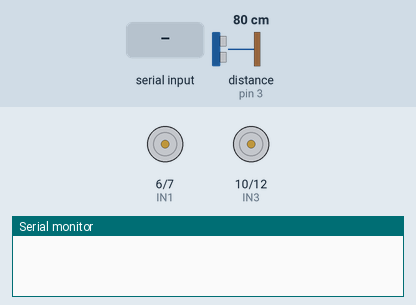
Simulated run of this sketch. Board: Arduino Uno, built with avr-gcc and run on an emulated ATmega328P. Parts: motor-driver pin pairs drawn as motors (green arrow = first pin HIGH = forward, orange = second pin HIGH = backward, longer = more drive, scaled by the enable pin), the last lines printed to the serial monitor. Wiring (inferred from the names in the program): ultrasonic range finder: trigger pin 2; echo pin 3. Inputs (shaded band) come from the test bench; at power-on: distance to the obstacle (sensor on pin 3) 80 cm. The echo pulse lasts 58.3 µs per cm.

Above: at 1.2 s.
1.3 s: "FORWARD\n" received over the second serial link
At 1.8 s:
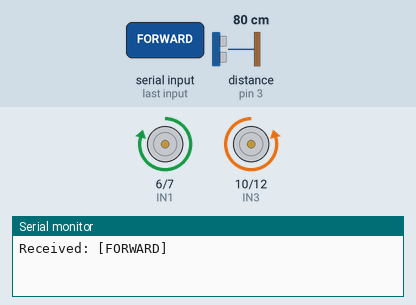
2.8 s: "LEFT\n" received over the second serial link
At 4.0 s:
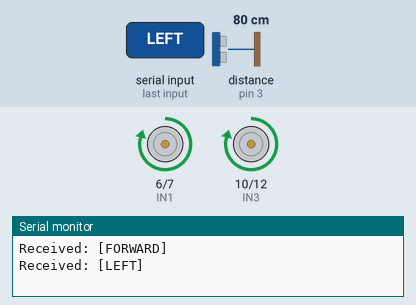
4.3 s: "BACKWARD\n" received over the second serial link
At 5.2 s:
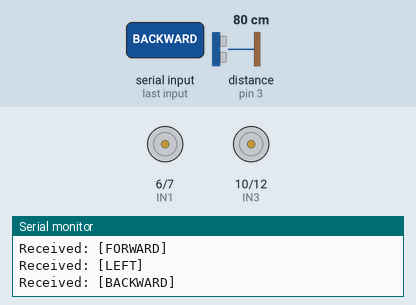
5.8 s: "right\n" received over the second serial link
At 6.4 s:
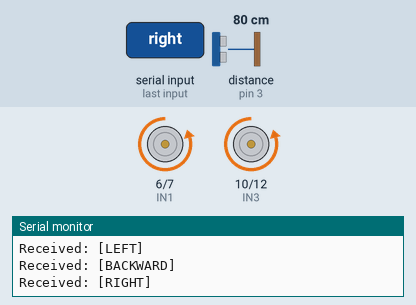
7.3 s: "BACKWARD\n" received over the second serial link
At 8.5 s:
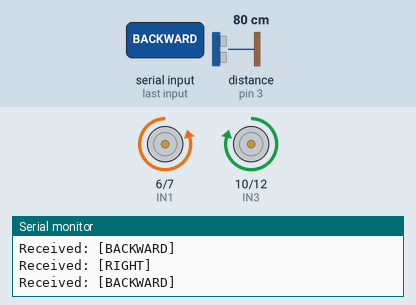
8.8 s: "RIGHT\n" received over the second serial link
At 9.9 s:
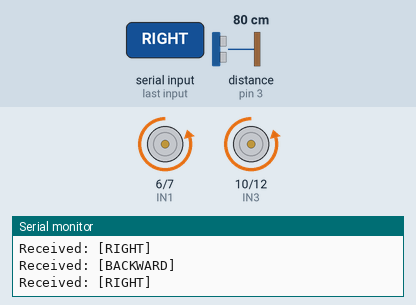
Timing chart, 0 to 11.3 s (numbered marks = the images above; inputs shaded):
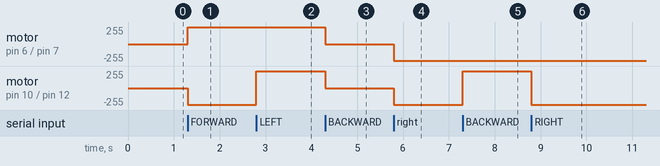

Measured:
- after the input at 1.3 s, motor on pin 6 (IN1) / pin 7 (IN2): stopped → forward 250/255 at once; motor on pin 10 (IN3) / pin 12 (IN4): stopped → backward 250/255 at once
- after the input at 2.8 s, motor on pin 10 (IN3) / pin 12 (IN4): backward 250/255 → forward 250/255 at once
- after the input at 4.3 s, motor on pin 6 (IN1) / pin 7 (IN2), motor on pin 10 (IN3) / pin 12 (IN4): forward 250/255 → stopped at once
- after the input at 5.8 s, motor on pin 6 (IN1) / pin 7 (IN2), motor on pin 10 (IN3) / pin 12 (IN4): stopped → backward 250/255 at once
- after the input at 7.3 s, motor on pin 10 (IN3) / pin 12 (IN4): backward 250/255 → forward 250/255 at once
- after the input at 8.8 s, motor on pin 10 (IN3) / pin 12 (IN4): forward 250/255 → backward 250/255 at once

The sketch:

motor_script1.ino
```cpp
#include <AltSoftSerial.h>
#include <EEPROM.h>

AltSoftSerial espSerial;  // Uses pins 8 (RX) and 9 (TX) on Uno/Nano

// MOTOR PINS
const int ENA = 5;
const int IN1 = 6;
const int IN2 = 7;

const int IN3 = 10;
const int IN4 = 12;
const int ENB = 11;

//HC-SR04 PINS
#define TRIG_PIN 2
#define ECHO_PIN 3

int speed = 0;
String lastTurn = "";
String currentMovement="";

static unsigned long lastDistanceSend = 0;
long distance = 1000;
bool assistedStopMode=false;

void turnLeft() {
  digitalWrite(IN1, HIGH);
  digitalWrite(IN2, LOW);
  analogWrite(ENA, 250);

  digitalWrite(IN3, HIGH);
  digitalWrite(IN4, LOW);
  analogWrite(ENB, 250);
  lastTurn = "left";
}

void turnRight() {
  digitalWrite(IN1, LOW);
  digitalWrite(IN2, HIGH);
  analogWrite(ENA, 250);

  digitalWrite(IN3, LOW);
  digitalWrite(IN4, HIGH);
  analogWrite(ENB, 250);
  lastTurn = "right";
}

void driveBackward() {
  digitalWrite(IN1, LOW);
  digitalWrite(IN2, HIGH);
  analogWrite(ENA, 250);

  digitalWrite(IN3, HIGH);
  digitalWrite(IN4, LOW);
  analogWrite(ENB, 250);
  currentMovement="backward";
}

void driveForward() {
  digitalWrite(IN1, HIGH);
  digitalWrite(IN2, LOW);
  analogWrite(ENA, 250);

  digitalWrite(IN3, LOW);
  digitalWrite(IN4, HIGH);
  analogWrite(ENB, 250);
  currentMovement="forward";
}

void stopMotors() {
  digitalWrite(IN1, LOW);
  digitalWrite(IN2, LOW);
  analogWrite(ENA, 0);

  digitalWrite(IN3, LOW);
  digitalWrite(IN4, LOW);
  analogWrite(ENB, 0);
  lastTurn = "";
  currentMovement="stopped";
  speed=0;
}

long readDistanceCM() {
  digitalWrite(TRIG_PIN, LOW);
  delayMicroseconds(2);
  digitalWrite(TRIG_PIN, HIGH);
  delayMicroseconds(10);
  digitalWrite(TRIG_PIN, LOW);

  long duration = pulseIn(ECHO_PIN, HIGH, 30000); // Timeout after 30ms
  long distance = duration * 0.034 / 2; // cm

  if (distance == 0 || distance > 400) return -1; // Invalid range
  return distance;
}

void getSettings(){
  byte value = EEPROM.read(0);
  if(value == 1){
    assistedStopMode=true;
  }else{
    assistedStopMode=false;
  }
}

void setup() {
  espSerial.begin(9600);
  Serial.begin(19200);

  pinMode(ENA, OUTPUT);
  pinMode(IN1, OUTPUT);
  pinMode(IN2, OUTPUT);

  pinMode(ENB, OUTPUT);
  pinMode(IN3, OUTPUT);
  pinMode(IN4, OUTPUT);

  pinMode(TRIG_PIN, OUTPUT);
  pinMode(ECHO_PIN, INPUT);

  getSettings();
  stopMotors();
}

void loop() {
  if (espSerial.available()) {
    String command = espSerial.readStringUntil('\n');
    command.trim();
    command.toUpperCase();

    Serial.print("Received: [");
    Serial.print(command);
    Serial.println("]");

    if (command == "FORWARD") {
      if (distance < 10 && assistedStopMode) {
        stopMotors();
        return;
      }
      if (speed < 0) {
        stopMotors();
      } else {
        speed = 250;
        driveForward();
      }
    }
    else if (command == "BACKWARD") {
      if (speed > 0) {
        stopMotors();
      } else {
        speed = -250;
        driveBackward();  // Pass positive value
      }
    }
    else if (command == "LEFT") {
      if (lastTurn == "right") {
        stopMotors();
        lastTurn = "";
      } else {
        turnLeft();
      }
    }
    else if (command == "RIGHT") {
      if (lastTurn == "left") {
        stopMotors();
        lastTurn = "";
      } else {
        turnRight();
      }
    }
    else if (command == "STOP") {
      stopMotors();
    }
    else if (command == "ASON"){
      assistedStopMode = true;
      EEPROM.update(0, 1);
    }
    else if (command == "ASOFF"){
      assistedStopMode = false;
      EEPROM.update(0, 0);
    }
    else if(command == "STATUS"){
      String status = "ard:status:{";
      status += "speed:" + String(speed) + ",";
      status += "movement:" + currentMovement + ",";
      status += "lastTurn:" + lastTurn + ",";
      status += "distance:" + String(distance) + ",";
      status += "assistedStop:" + String(assistedStopMode ? "on" : "off");
      status += "}";
      espSerial.println(status);
    }
    else {
      Serial.println("Unknown command");
    }

    delay(10);
  }

    if (millis() - lastDistanceSend > 500) {
      distance = readDistanceCM();
      if(currentMovement=="forward" && distance < 10 && assistedStopMode){
        stopMotors();
      }
      if (distance > 0) {
        String distanceData="ard:distance:";
        distanceData+=distance;
        espSerial.println(distanceData);
      }
      lastDistanceSend = millis();
    }

}
```
